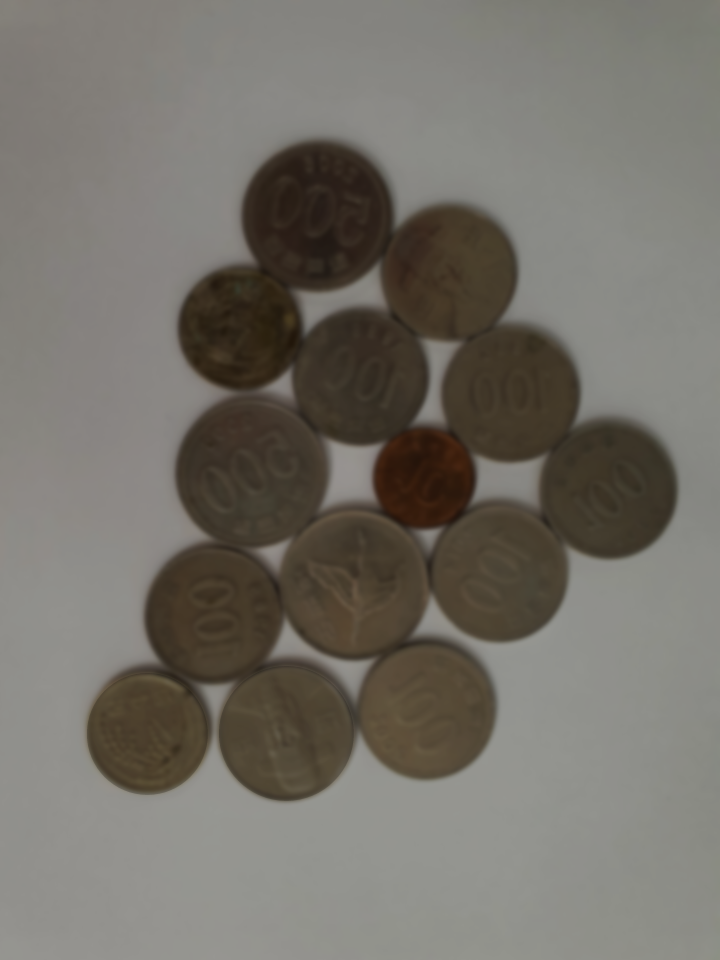
#> input picture 20_Watershed_Image_Segmentation.png, 720 x 960 px
$ python WatershedImageSegmentation.py
#> lines starting #> are read from the running program, lines starting #| are printed output that depends on the picture; after the words box and inside, x2 and y2 are one past the last pixel; in counts of white or black regions, pixels touching at a corner belong together
import cv2
import numpy as np
from matplotlib import image, pyplot as plt

img = cv2.imread("20_Watershed_Image_Segmentation.png")
#> img is the input picture: shape (960, 720, 3); mean B, G, R 105.1, 112.7, 116.5
b,g,r = cv2.split(img)
original = cv2.merge([r,g,b])
img_gray = cv2.cvtColor(img, cv2.COLOR_BGR2GRAY)
ret, thresh = cv2.threshold(img_gray, 0, 255, cv2.THRESH_BINARY_INV+cv2.THRESH_OTSU)
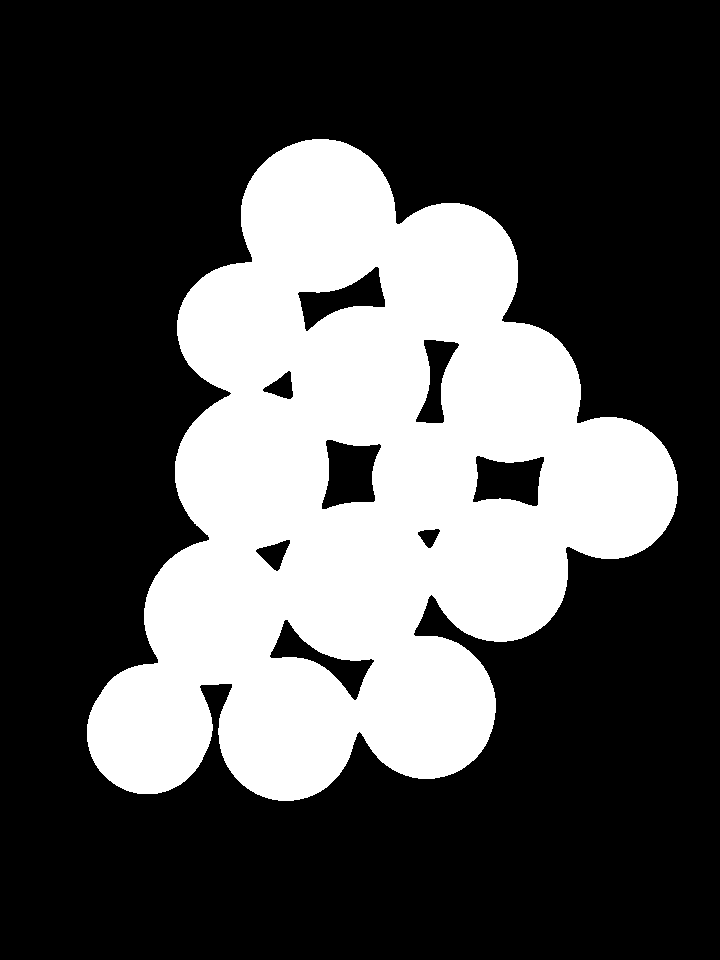
#> thresh: shape (960, 720); 31.1% white; 1 white region, box (x1, y1, x2, y2) and area: (87, 139, 678, 801) 214875
#> ret = 98
kernel = np.ones((3, 3), np.uint8)
opening = cv2.morphologyEx(thresh, cv2.MORPH_OPEN, kernel, iterations=2)
#> opening: shape (960, 720); 31.1% white; 1 white region, box (x1, y1, x2, y2) and area: (87, 139, 678, 801) 214869
sure_bg = cv2.dilate(opening, kernel, iterations=3)
#> sure_bg: shape (960, 720); 33.3% white; 1 white region, box (x1, y1, x2, y2) and area: (84, 136, 681, 804) 230291
dist_transform = cv2.distanceTransform(opening, cv2.DIST_L2, 3)
ret, sure_fg = cv2.threshold(dist_transform, 0.5*dist_transform.max(), 255, 0)
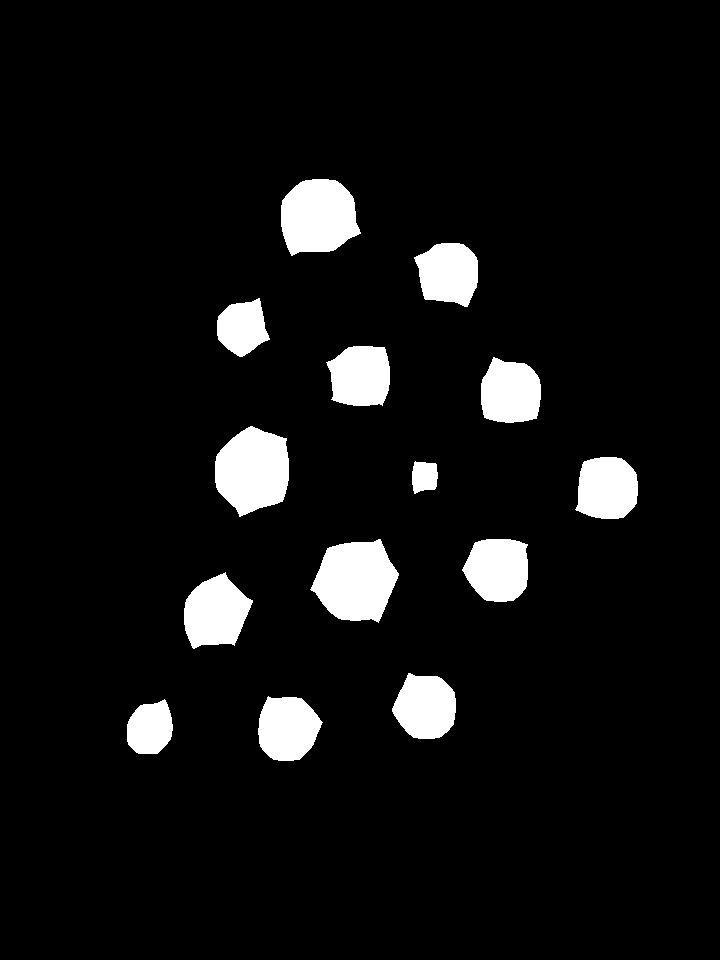
#> sure_fg: shape (960, 720) float32; 6.7% white; 14 white regions, largest, box (x1, y1, x2, y2) and area: (310, 539, 399, 623) 5260, (215, 426, 289, 517) 5040, (281, 179, 361, 256) 4744
#> ret = 38.2
sure_fg = np.uint8(sure_fg)

unknown = cv2.subtract(sure_bg, sure_fg)
#> unknown: shape (960, 720); 26.6% white; 1 white region, box (x1, y1, x2, y2) and area: (84, 136, 681, 804) 184200
ret, markers = cv2.connectedComponents(sure_fg)
#> markers: shape (960, 720) int32; 15 distinct labels, from 0 to 14
#> ret = 15
markers = markers + 1
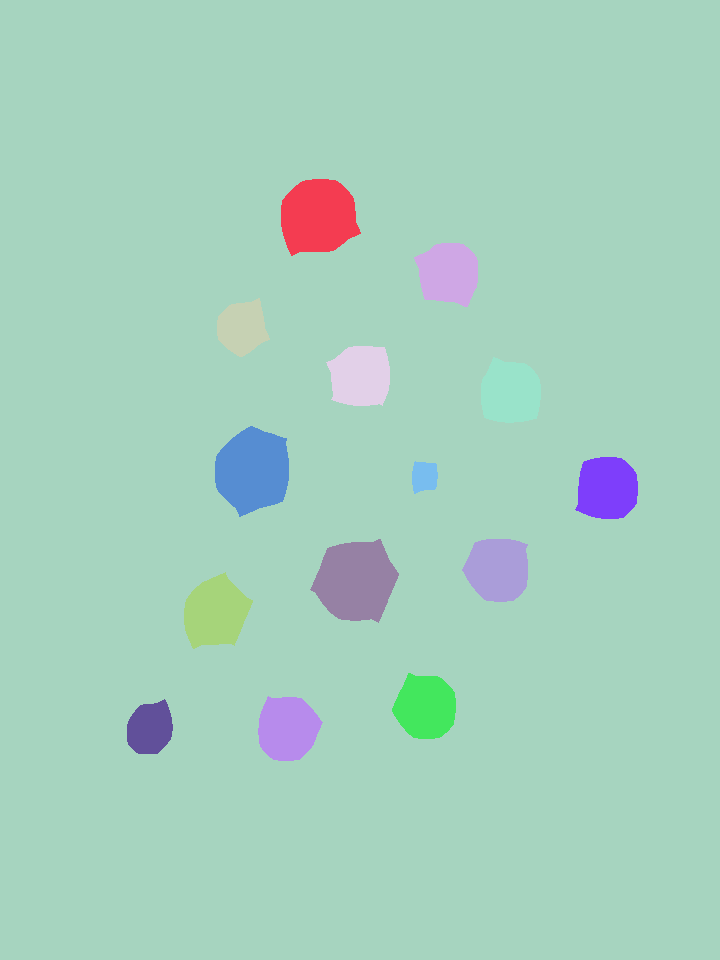
#> markers: shape (960, 720) int32; 15 distinct labels, from 1 to 15; one colour per label, 0 black
markers[unknown == 255] = 0
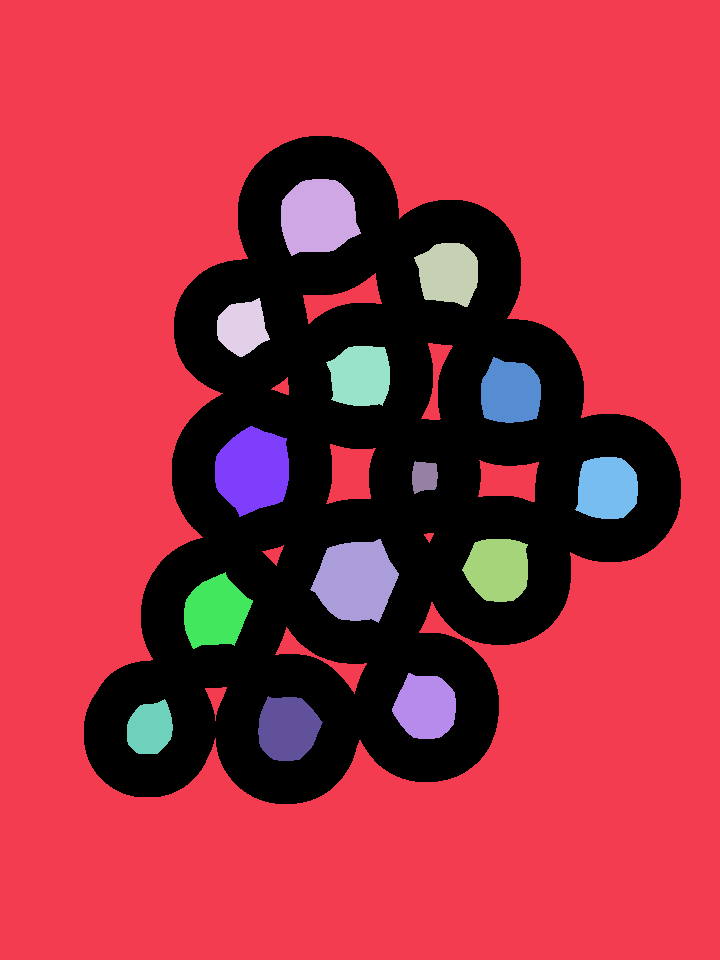
#> markers: shape (960, 720) int32; 16 distinct labels, from 0 to 15; one colour per label, 0 black
markers = cv2.watershed(img, markers)
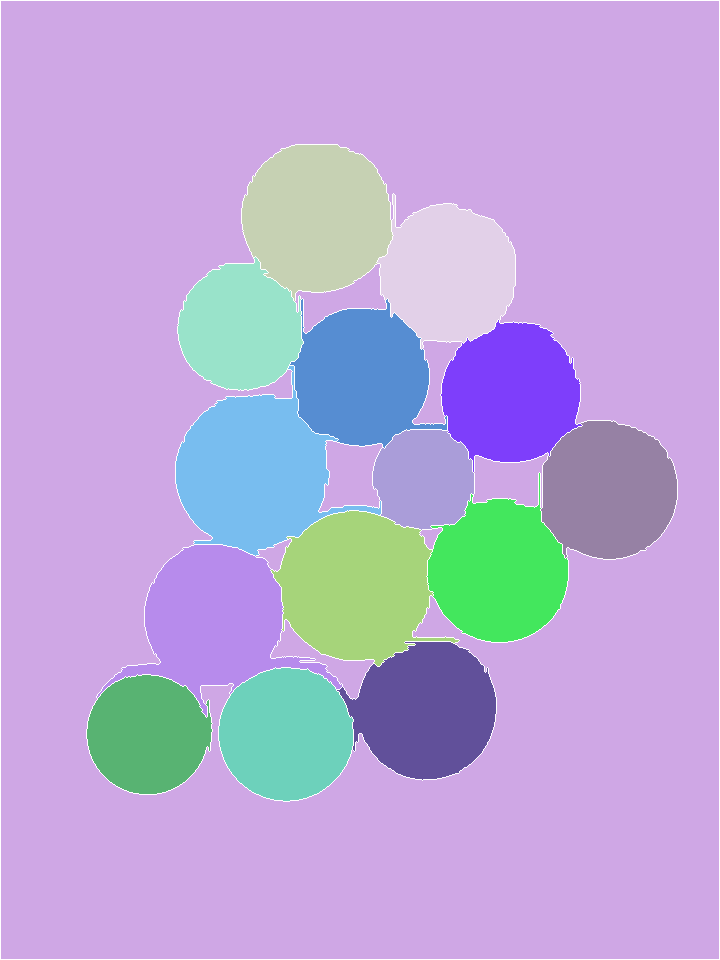
#> markers: shape (960, 720) int32; 16 distinct labels, from -1 to 15; one colour per label, 0 black, -1 white
img[markers == -1] = [255, 0, 0]
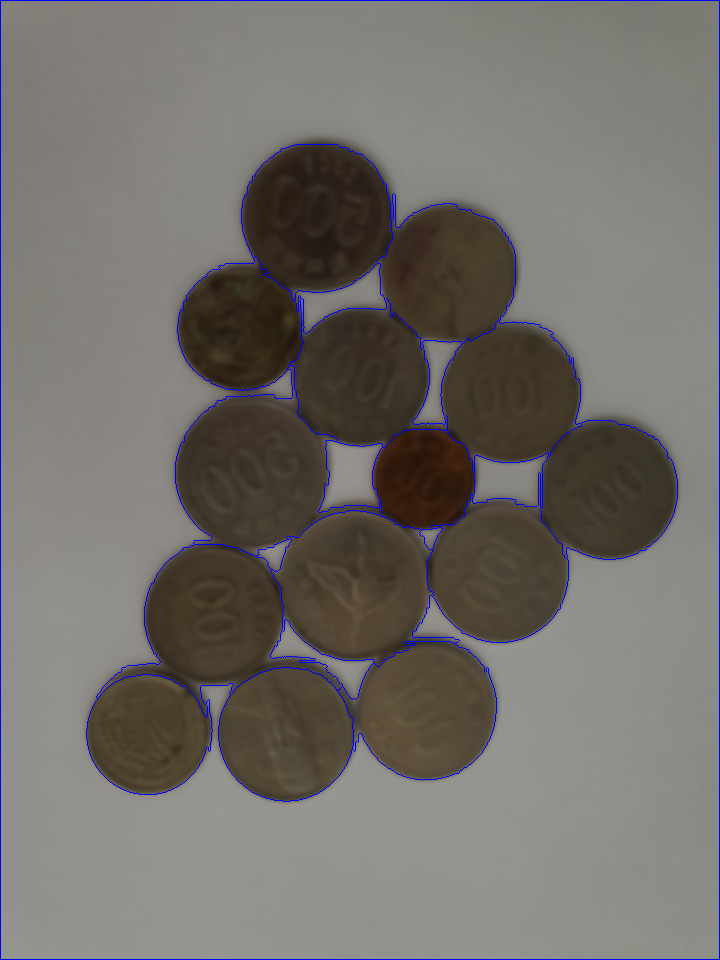
#> img: shape (960, 720, 3); 1.33% of pixels changed, all inside (x1, y1, x2, y2) = (0, 0, 720, 960)
images = [img_gray, thresh, sure_bg, dist_transform, sure_fg, unknown, markers, img]
titles = ["Gray", "Binary", "SureBG", "Distance", "SureFG", "Unknown", "Markers", "Result"]
fig = plt.figure()
fig.canvas.set_window_title("JetsonNano_Watershed")
plt.subplot(3, 3, 1), plt.imshow(original), plt.title("Original\n")
plt.xticks([]), plt.yticks([])

for i in range(len(images)):
    plt.subplot(3, 3, i+2), plt.imshow(images[i]), plt.title(titles[i])
    plt.xticks([]), plt.yticks([])
#> this loop made 8 passes

plt.show()
#> figure, not shown here; B, G, R data is drawn as R, G, B
